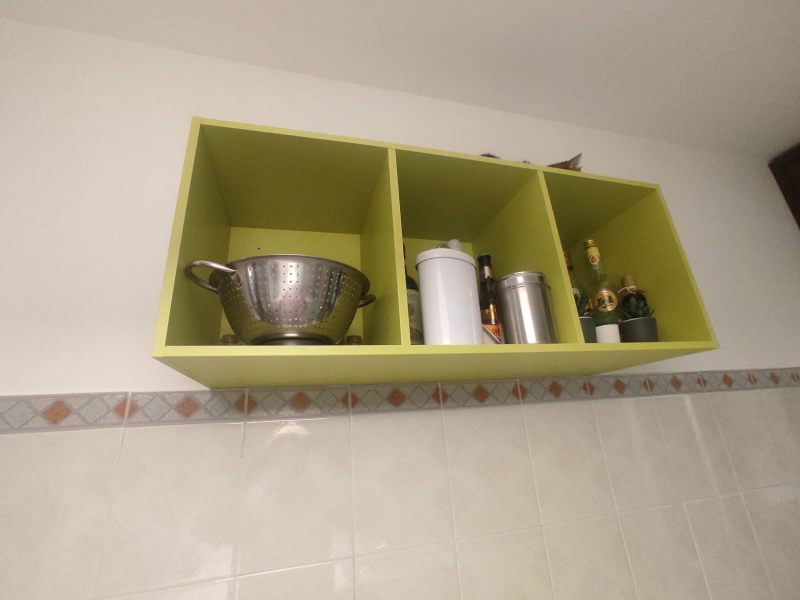
%> input picture src/image_analysis/3_calibration_matrix/images/scene.jpg, 1600 x 1200 px (shown at 1/2 size)
$ octave lines_detection.m   (GNU Octave 9; MATLAB toolbox functions it lacks are replaced by stand-ins)
%> lines starting %> are read from the running program, lines starting %| are printed output that depends on the picture; in (x1, y1, x2, y2) boxes, pixels count from 0 and x2, y2 are one past the last pixel; in counts of white or black regions, pixels touching at a corner belong together; the program's own positions count from 1
### src/utils/image_plotter.m
function [] = image_plotter(img, points, lines, points_label)
    % IMAGE_PLOTTER Visualizes an image with overlaid points and lines.
    %
    % This function displays an image and overlays points and lines on it.
    % Optionally, it labels the points with their indices.
    %
    % Inputs:
    %   img          - Image to be displayed.
    %   points       - Nx2 or Nx3 matrix where each row represents a point
    %                  in 2D or homogeneous coordinates.
    %   lines        - Mx3 matrix where each row represents a line
    %                  in homogeneous coordinates [a, b, c].
    %   points_label - Boolean (1 or 0). If set to 1, the points are labeled
    %                  with their indices. If 0, no labels are displayed.
    %
    % Outputs:
    %   None. The visualization is displayed in a new figure window.
    %
    % Example:
    %   img = imread('example.jpg');
    %   points = [100, 200; 300, 400];
    %   lines = [1, -1, -50; 0, 1, -150];
    %   image_plotter(img, points, lines, 1);
    %   % Displays the image with 2 points, 2 lines, and labeled points.
    %
    % Notes:
    %   - Points are plotted in red, and lines are plotted in red by default.

    % Open a new figure and display the image
    figure();
    imshow(img);
    hold on;
    impixelinfo;

    % Plot all lines
    for k = 1:size(lines, 1)
        line_plotter(lines(k, :))
    end

    % Plot all points
    for k = 1:size(points, 1)
        point_plotter(points(k, :))

        % Add labels if points_label is enabled
        if points_label ~= 0
            text(points(k, 1), points(k, 2), num2str(k), 'Color', 'black', 'FontSize', 20);
        end
    end

    hold off;
end

### src/image_analysis/3_calibration_matrix/utils/point_plotter.m
function point_plotter(p, color)
    % Function used to plot a point
    %
    % Inputs:
    %   p - vector with the coordinates of the point to be plotted
    %   color - color and style for the line displayed
    %           The possible options are:
    %           b (blue), g (green), k (black), m (magenta), c (cyan), y (yellow)
    %           -- (dashed), : (dotted), . (dash-dot)
    %
    % Output:
    %   draws the point directly in the previously opened image

    % Plot a point on the given coordinates with the selected color
    plot(p(1), p(2), color, 'MarkerSize', 35);
end

### src/image_analysis/1_feature_extraction/lines_detection.m
% =====================================================================
%                            Lines detection
% =====================================================================

% Import utils
addpath('iacv_homework\utils');

% Clear all variables and close all
clear;
close all;

% Import the image
img = imread('iacv_homework\images\scene.jpg');
%> img is the input picture: size 1200x1600x3 uint8; mean R, G, B 171.7, 160.1, 136.4


%% Edges detection
% Preprocess the image
grayImage = rgb2gray(img);                 % Convert to grayscale
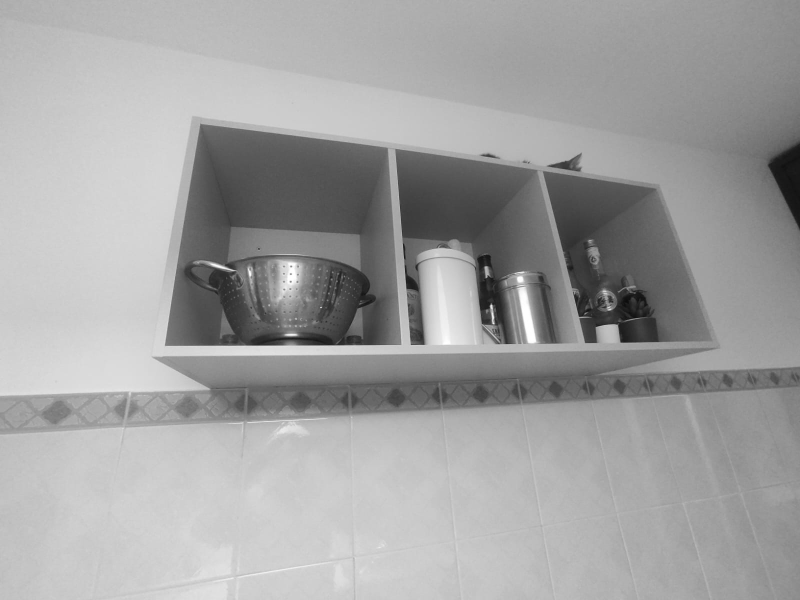
%> grayImage: size 1200x1600 uint8 (shown at 1/2 size); min 11, max 255, mean 160.9
smoothedImage = imgaussfilt(grayImage, 1); % Denoise with Gaussian
equalizedImage = histeq(smoothedImage);    % Contrast enhancement
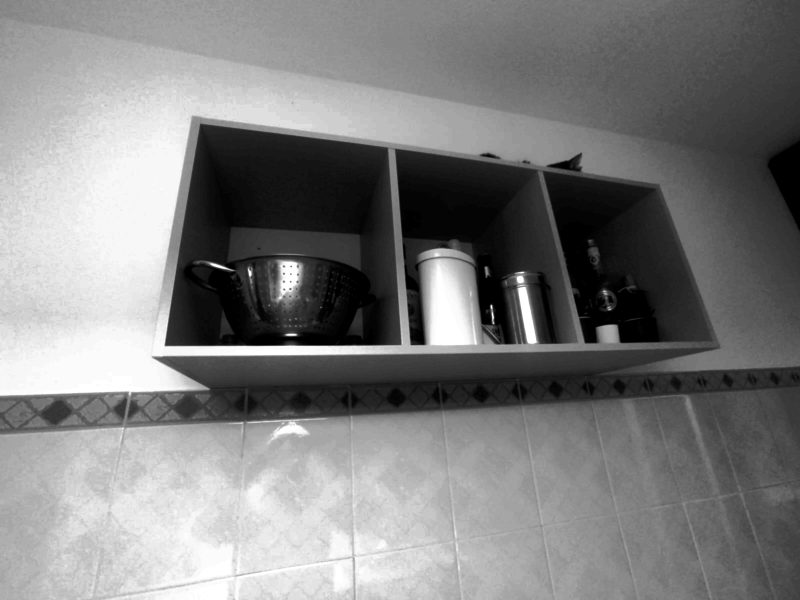
%> equalizedImage: size 1200x1600 uint8 (shown at 1/2 size); min 0, max 255, mean 126.7

% Apply Canny edge detection
edges = edge(smoothedImage, 'Canny');
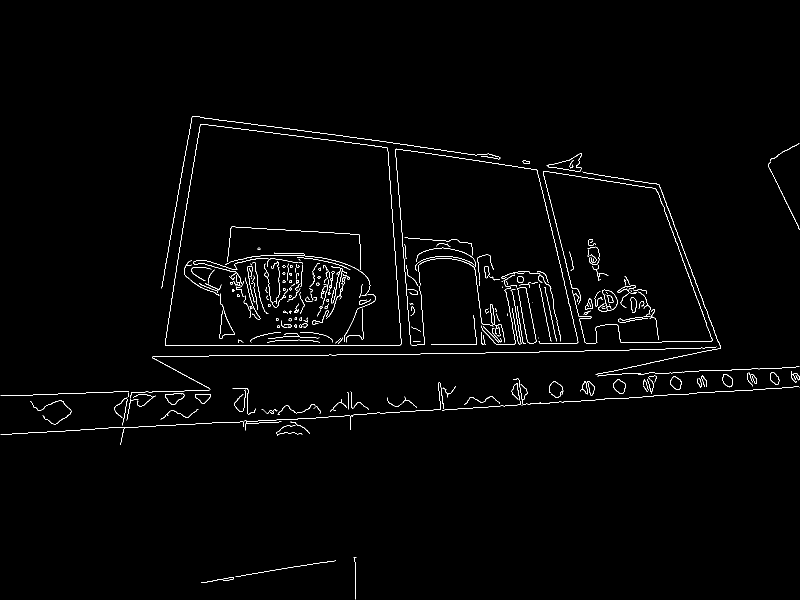
%> edges: size 1200x1600 logical (shown at 1/2 size); 1.3% white in thin lines or dots, all inside (x1, y1, x2, y2) = (1, 232, 1599, 1199)


%% Apply Harris corner detection to the modified image
% Define the coordinates for the Region Of Interest (ROI)
x1 = 300;    % x-coordinate of the top-left corner
y1 = 230;    % y-coordinate of the top-left corner
x2 = 1445;   % x-coordinate of the bottom-right corner
y2 = 785;    % y-coordinate of the bottom-right corner

% Define the ROI using the coordinates
roi = [x1, y1, x2 - x1, y2 - y1];

% Detect the usefule features using Harris algorithm
points_harris = detectHarrisFeatures(edges, 'MinQuality', 0.001, 'FilterSize', 3, 'ROI',roi);
%> points_harris = 3033 points; strongest (x, y): (319, 784), (470, 529), (1402, 774), (679, 545), (1304, 784)


%% Extract useful points for the analysis
lines = [];
points = [points_harris.Location(:, 1), points_harris.Location(:, 2)];
image_plotter(img, points, lines, 0); % Set last parameter to 1 for labels
%> the loop in image_plotter, `for k = 1:size(points, 1)` made 1 pass
%> the run ends on the next line
